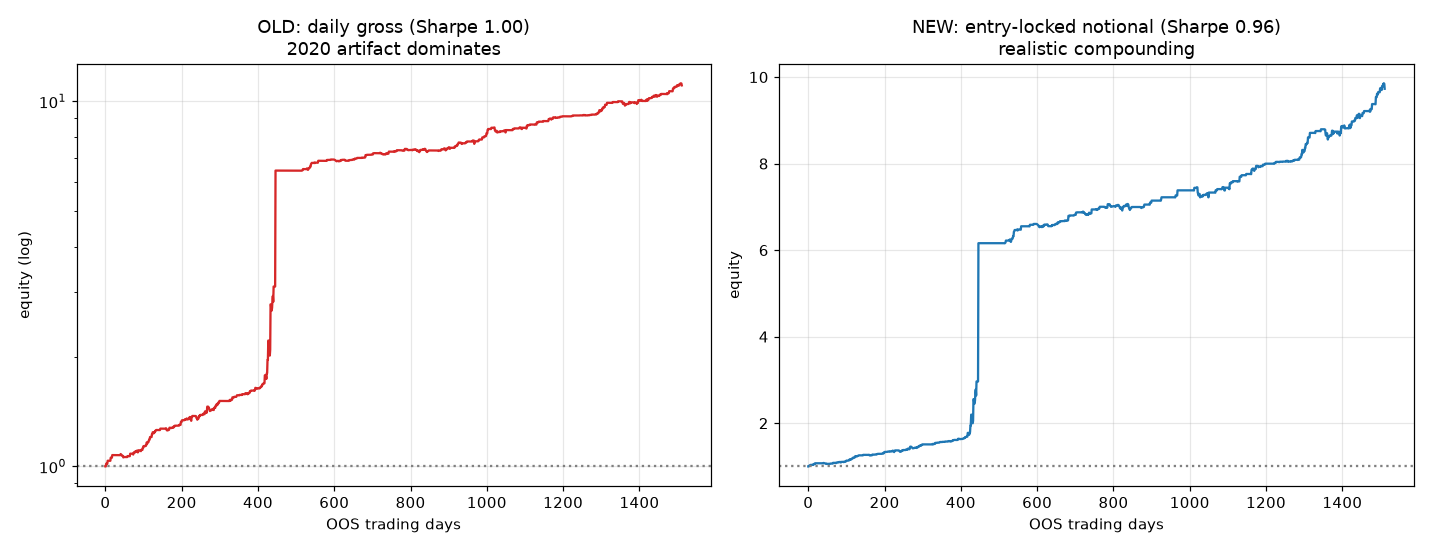

Reproduce this figure in Python.
"""
ข้อ 2: แก้ normalization ให้ทนราคาสุดขั้ว (WTI-Brent walk-forward OOS)
ปัญหาเดิม: return รายวัน = pnl / gross_ณวันนั้น  -> ตอน WTI ร่วงเหลือ ~$16 ปี 2020
           ตัวหารหด + spread blow out -> return พองเป็น artifact
แก้: ล็อก gross notional ตอน "เปิดสถานะ" แล้วใช้ค่านั้นตลอดการถือ
     (= return ต่อทุนที่ commit จริง แบบที่เทรดจริงทำ)
เทียบ before(daily gross) vs after(entry-locked gross)
"""
import numpy as np, pandas as pd
import matplotlib; matplotlib.use("Agg")
import matplotlib.pyplot as plt

def load(f): return pd.read_csv(f, parse_dates=["Date"]).set_index("Date")["Price"]
df = pd.concat([load("/tmp/wti-daily.csv").rename("WTI"),
                load("/tmp/brent-daily.csv").rename("Brent")], axis=1).dropna()
df=df.loc["2016-01-01":"2024-12-31"]; W=df["WTI"].values; B=df["Brent"].values; N=len(df)

def kalman(q=1e-4,r=1.0):
    x=np.array([1.0,0.0]);P=np.eye(2);Q=np.eye(2)*q;R=r;beta=np.zeros(N)
    for t in range(N):
        H=np.array([B[t],1.0]);P=P+Q;e=W[t]-H@x;S=H@P@H+R;K=(P@H)/S
        x=x+K*e;P=P-np.outer(K,H)@P;beta[t]=x[0]
    return beta
def zscore(sp,win=60):
    s=pd.Series(sp);mu=s.rolling(win).mean().values;sd=s.rolling(win).std().values
    return np.where(sd>0,(sp-mu)/sd,0.0)
def sharpe(r): return np.mean(r)/np.std(r)*np.sqrt(252) if np.std(r)>0 else 0.0

def backtest(beta,entry,lo,hi,cost_bps=5,carry_annual=0.04,lock_notional=True):
    cost=cost_bps/1e4; carry=carry_annual/252.0
    sp=W-beta*B; z=zscore(sp); pos=0; beta_e=0.0; gross_e=0.0; rets=np.zeros(N)
    for t in range(max(lo,1),hi):
        if pos!=0:
            pnl=pos*((W[t]-W[t-1])-beta_e*(B[t]-B[t-1]))
            denom = gross_e if lock_notional else (abs(W[t-1])+abs(beta_e*B[t-1]))
            rets[t]=pnl/denom - carry
        if pos==0:
            if abs(z[t])>entry:
                pos=-1 if z[t]>0 else 1; beta_e=beta[t]
                gross_e=abs(W[t])+abs(beta_e*B[t]); rets[t]-=cost
        else:
            if (pos==-1 and z[t]<=0) or (pos==1 and z[t]>=0): pos=0; rets[t]-=cost
    return rets[lo:hi]

beta_k=kalman(); grid=[1.0,1.25,1.5,1.75,2.0,2.25,2.5]; TRAIN,TEST=504,126

def walkforward(lock):
    wins=[]; lo=120
    while lo+TRAIN+TEST<=N:
        tr0,tr1=lo,lo+TRAIN; te0,te1=tr1,tr1+TEST
        best=None
        for e in grid:
            s=sharpe(backtest(beta_k,e,tr0,tr1,lock_notional=lock))
            if best is None or s>best[1]: best=(e,s)
        r=backtest(beta_k,best[0],te0,te1,lock_notional=lock)
        wins.append((df.index[te0].date(), np.prod(1+r)-1, r))
        lo+=TEST
    return wins

old=walkforward(False); new=walkforward(True)
print(f"{'OOS window':<14}{'OLD ret(daily gross)':>22}{'NEW ret(locked)':>18}")
print("-"*54)
for (d,ro,_),(_,rn,_) in zip(old,new):
    flag = "  <-- artifact" if abs(ro)>1.0 else ""
    print(f"{str(d):<14}{ro*100:>20.1f}%{rn*100:>16.1f}%{flag}")

ro_all=np.concatenate([w[2] for w in old]); rn_all=np.concatenate([w[2] for w in new])
print(f"\nStitched OOS:")
print(f"  OLD (daily gross) : Sharpe {sharpe(ro_all):.2f}  total ret {(np.prod(1+ro_all)-1)*100:.0f}%")
print(f"  NEW (locked)      : Sharpe {sharpe(rn_all):.2f}  total ret {(np.prod(1+rn_all)-1)*100:.0f}%")

# ตัดหน้าต่าง COVID 2020 (เริ่ม 2020-01-10) ออก -> ภาพ regime ปกติ
rn_ex = np.concatenate([w[2] for w in new if str(w[0])!="2020-01-10"])
print(f"\n  NEW ตัดหน้าต่าง COVID 2020 ออก: Sharpe {sharpe(rn_ex):.2f}  total ret {(np.prod(1+rn_ex)-1)*100:.0f}%  (~{(np.prod(1+rn_ex)**(252/len(rn_ex))-1)*100:.1f}%/ปี)")

fig,ax=plt.subplots(1,2,figsize=(13,5))
ax[0].plot(np.cumprod(1+ro_all),'C3'); ax[0].set_title(f"OLD: daily gross (Sharpe {sharpe(ro_all):.2f})\n2020 artifact dominates")
ax[0].set_yscale('log'); ax[0].set_ylabel('equity (log)'); ax[0].grid(alpha=.3)
ax[1].plot(np.cumprod(1+rn_all),'C0'); ax[1].set_title(f"NEW: entry-locked notional (Sharpe {sharpe(rn_all):.2f})\nrealistic compounding")
ax[1].set_ylabel('equity'); ax[1].grid(alpha=.3)
for a in ax: a.set_xlabel('OOS trading days'); a.axhline(1,color='gray',ls=':')
plt.tight_layout(); plt.savefig("/home/user/Claude-code-project/wti_brent_normfix.png",dpi=110)
print("\nบันทึกกราฟ: wti_brent_normfix.png")
